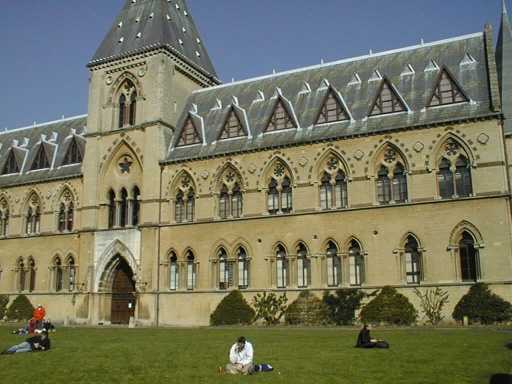
#> input picture MP3/library1.jpg, 512 x 384 px
$ jupyter execute part2.ipynb
#> lines starting #> are read from the running program, lines starting #| are printed output that depends on the picture; long printed decimals are rounded
[cell 1]
from PIL import Image
import numpy as np
import matplotlib.pyplot as plt
from sklearn import linear_model
from skimage.measure import ransac
from skimage.transform import FundamentalMatrixTransform
import random
##
## load images and match files for the first example
##

I1 = Image.open('library1.jpg');
#> I1 is the input picture: PIL image 512x384 RGB; mean R, G, B 116.2, 117.4, 94.6
I2 = Image.open('library2.jpg');
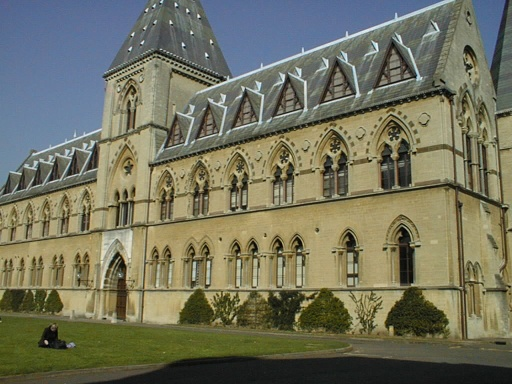
#> input picture MP3/library2.jpg, 512 x 384 px
#> I2 is the input picture: PIL image 512x384 RGB; mean R, G, B 114.3, 114.3, 93.7
matches = np.loadtxt('library_matches.txt');

# this is a N x 4 file where the first two numbers of each row
# are coordinates of corners in the first image and the last two
# are coordinates of corresponding corners in the second image:
# matches(i,1:2) is a point in the first image
# matches(i,3:4) is a corresponding point in the second image

N = len(matches)

##
## display two images side-by-side with matches
## this code is to help you visualize the matches, you don't need
## to use it to produce the results for the assignment
##

I3 = np.zeros((I1.size[1],I1.size[0]*2,3) )
I3[:,:I1.size[0],:] = I1;
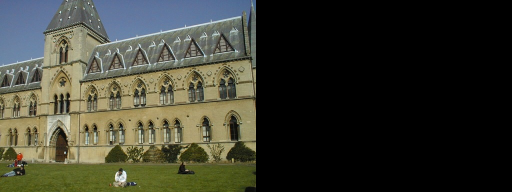
#> I3: shape (384, 1024, 3) float64 (shown at 1/2 size); mean R, G, B 58.1, 58.7, 47.3
I3[:,I1.size[0]:,:] = I2;
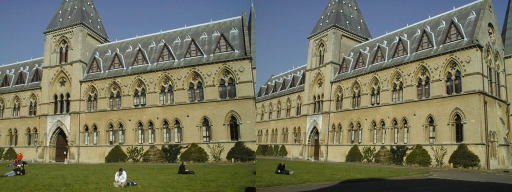
#> I3: shape (384, 1024, 3) float64 (shown at 1/2 size); mean R, G, B 115.3, 115.9, 94.2
fig, ax = plt.subplots()
ax.set_aspect('equal')
ax.imshow(np.array(I3).astype("uint8"))
# ax.plot(matches[:,0],matches[:,1],  '+r')
# ax.plot( matches[:,2]+I1.size[0],matches[:,3], '+r')
# ax.plot([matches[:,0], matches[:,2]+I1.size[0]],[matches[:,1], matches[:,3]], 'r')
plt.show()
##
## display second image with epipolar lines reprojected
## from the first image
##
def fit_fundamental(matches, l_size=None, r_size=None):
    def ransac_fundamental(indices, threshold, max_iterations=300000):
        '''
        @indices: a N x 2 x 2 matrix, where each line is x' and x. We want to \
        find the least square solution of lambda x' = Hx
        @threshold: the maximum distance of inliers
        '''
#> called with indices = array of shape (309, 4), threshold = 1, max_iterations = 300000
        def augment(data):
            aug_data = np.ones((len(data), 3), dtype=np.float64)
            aug_data[:,:2] = data
            return aug_data

        def is_inlier(model, x, x_p, threshold=threshold):
            L1 = (x @ model.T).reshape(-1, 3)
            l = np.sqrt(L1[:,0]**2 + L1[:,1]**2)
            L = np.divide(L1,np.kron(np.ones((3,1)),l).transpose())
            pt_line_dist = np.multiply(L, x_p).sum(axis = 1)

            return np.count_nonzero(pt_line_dist <= threshold)

        num_points = len(indices)
        max_num_inliers = 0
        min_samples = 8
        x, x_p = augment(indices[:,:2]), augment(indices[:,2:])

        # Construct A
        A = np.ones((len(matches), 9))
        for i in range(len(matches)):
            A[i] = np.kron(x_p[i], x[i]).reshape(-1)
        # print(A)

        # Adaptive RANSAC
        N = float('inf')
        sample_count = 0
        N= 1
        optim_model = None
        optim_inliers_idx = []
        while N > sample_count and sample_count < max_iterations:
            rand_index = random.sample(range(num_points), min_samples)

            # Solve for Ah = 0
            # Construct A_sample
            A_sample = np.zeros((min_samples, 9), dtype=np.float64)
            for i in range(min_samples):
                A_sample[i] = A[rand_index[i]]

            # Get the eigenvector lf A^TA corresponding to the smallest eigenvalue
            # This is equivalent to get the vector in V (SVD of A) corresponding to the smallest singular value
            model = np.linalg.svd(A_sample)[-1][-1,:].reshape((3, 3))

            # normalize the last element of the model to 1, it seems unnecessary?
            model /= model[-1][-1]
            # print(model)

            num_inliers = is_inlier(model, x, x_p, threshold)
            if num_inliers > max_num_inliers:
                max_num_inliers = num_inliers
                optim_model = model
                N = np.log(0.05) / np.log(1 - np.power(num_inliers / num_points, min_samples))

            sample_count += 1

        for i in range(num_points):
            if is_inlier(optim_model, x[i], x_p[i], threshold):
#                     print(i)
                    optim_inliers_idx.append(i)

        # Refit all inliers
        A_sample = np.zeros((len(optim_inliers_idx), 9), dtype=np.float64)
        for i in range(len(optim_inliers_idx)):
            A_sample[i] = A[optim_inliers_idx[i]]
        optim_model = np.linalg.svd(A_sample)[-1][-1,:].reshape((3, 3))
        u, s, vh = np.linalg.svd(optim_model)
        optim_model = u[:, :2] @ np.diag(s[:2]) @ vh[:2, :]
        print(len(optim_inliers_idx))
        return optim_model, np.array(optim_inliers_idx)

    # Normalization
    if l_size and r_size:
        l_size = np.array(l_size)
        r_size = np.array(r_size)
        hl_size, hr_size = l_size / 2, r_size / 2
        scale_l = np.sqrt((hl_size[0] * (hl_size[0] + 1) * (2 * hl_size[0] + 1) + \
                          hl_size[1] * (hl_size[1] + 1) * (2 * hl_size[1] + 1)) / \
                          (3 * 4 * hl_size[0] * hl_size[1]))
        scale_r = np.sqrt((hr_size[0] * (hr_size[0] + 1) * (2 * hr_size[0] + 1) + \
                          hr_size[1] * (hr_size[1] + 1) * (2 * hr_size[1] + 1)) / \
                          (3 * 4 * hr_size[0] * hr_size[1]))
        T_l = np.array([[1/scale_l, 0, 0],\
                        [0, 1/scale_l, 0],\
                        [0, 0, 1]]) @ \
              np.array([[1, 0, -hl_size[0]],\
                        [0, 1, -hl_size[1]],\
                        [0, 0, 1]])

        T_r = np.array([[1/scale_r, 0, 0],\
                        [0, 1/scale_r, 0],\
                        [0, 0, 1]]) @ \
              np.array([[1, 0, -hr_size[0]],\
                        [0, 1, -hr_size[1]],\
                        [0, 0, 1]])

        n_matches = np.empty_like(matches)
        n_matches[:,:2] = (T_l @ np.c_[matches[:, :2], np.ones((len(matches), 1))].T).T[:, :2]
        n_matches[:,2:] = (T_r @ np.c_[matches[:, 2:], np.ones((len(matches), 1))].T).T[:, :2]
        model, inliers = ransac_fundamental(n_matches, 1)
#         model, inliers = ransac((n_matches[:,:2], n_matches[:,2:]), FundamentalMatrixTransform, min_samples=8,
#                                   residual_threshold=1, max_trials=1000)
#         model = model.params

        return T_r.T @ model @ T_l
    # Without normalization
    else:
        model, inliers = ransac_fundamental(matches, 1)
        return model
# first, fit fundamental matrix to the matches
F = fit_fundamental(matches); # this is a function that you should write
M = np.c_[matches[:,0:2], np.ones((N,1))].transpose()
L1 = np.matmul(F, M).transpose() # transform points from
# the first image to get epipolar lines in the second image

# find points on epipolar lines L closest to matches(:,3:4)
l = np.sqrt(L1[:,0]**2 + L1[:,1]**2)
L = np.divide(L1,np.kron(np.ones((3,1)),l).transpose())# rescale the line
pt_line_dist = np.multiply(L, np.c_[matches[:,2:4], np.ones((N,1))]).sum(axis = 1)
closest_pt = matches[:,2:4] - np.multiply(L[:,0:2],np.kron(np.ones((2,1)), pt_line_dist).transpose())
print("Average residual :", np.mean(pt_line_dist))

# find endpoints of segment on epipolar line (for display purposes)
pt1 = closest_pt - np.c_[L[:,1], -L[:,0]]*10# offset from the closest point is 10 pixels
pt2 = closest_pt + np.c_[L[:,1], -L[:,0]]*10

# display points and segments of corresponding epipolar lines
fig, ax = plt.subplots()
ax.set_aspect('equal')
ax.imshow(np.array(I2).astype("uint8"))
ax.plot(matches[:,2],matches[:,3],  '+r')
ax.plot([matches[:,2], closest_pt[:,0]],[matches[:,3], closest_pt[:,1]], 'r')
ax.plot([pt1[:,0], pt2[:,0]],[pt1[:,1], pt2[:,1]], 'g')
plt.title("Without normalization ")
plt.show()
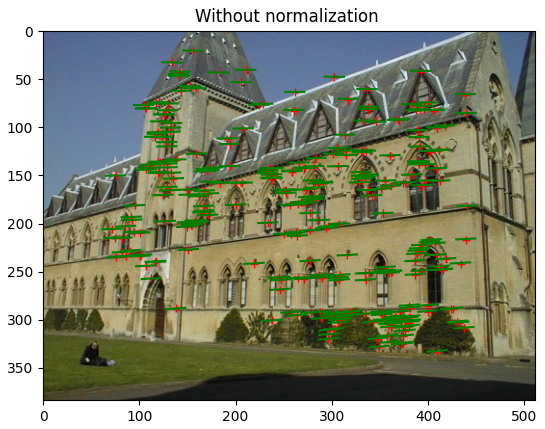
#> figure drawn by matplotlib, 1 panel


F = fit_fundamental(matches, l_size=I1.size, r_size=I2.size); # this is a function that you should write
M = np.c_[matches[:,0:2], np.ones((N,1))].transpose()
L1 = np.matmul(F, M).transpose() # transform points from
# the first image to get epipolar lines in the second image

# find points on epipolar lines L closest to matches(:,3:4)
l = np.sqrt(L1[:,0]**2 + L1[:,1]**2)
L = np.divide(L1,np.kron(np.ones((3,1)),l).transpose())# rescale the line
pt_line_dist = np.multiply(L, np.c_[matches[:,2:4], np.ones((N,1))]).sum(axis = 1)
closest_pt = matches[:,2:4] - np.multiply(L[:,0:2],np.kron(np.ones((2,1)), pt_line_dist).transpose())
print("Average residual :", np.mean(pt_line_dist))
#| Average residual : 0.05018

# find endpoints of segment on epipolar line (for display purposes)
pt1 = closest_pt - np.c_[L[:,1], -L[:,0]]*10# offset from the closest point is 10 pixels
pt2 = closest_pt + np.c_[L[:,1], -L[:,0]]*10

# display points and segments of corresponding epipolar lines
fig, ax = plt.subplots()
ax.set_aspect('equal')
ax.imshow(np.array(I2).astype("uint8"))
ax.plot(matches[:,2],matches[:,3],  '+r')
ax.plot([matches[:,2], closest_pt[:,0]],[matches[:,3], closest_pt[:,1]], 'r')
ax.plot([pt1[:,0], pt2[:,0]],[pt1[:,1], pt2[:,1]], 'g')
plt.title("With normalization ")
plt.show()
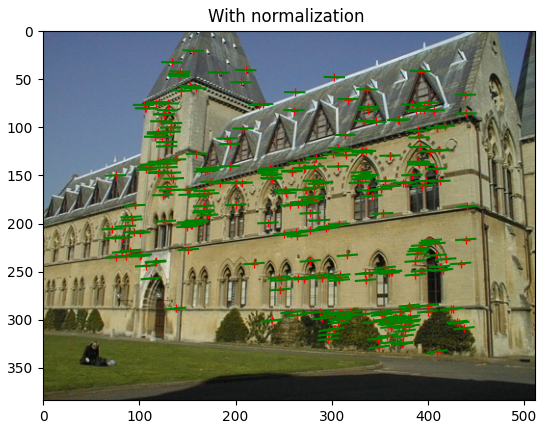
#> figure drawn by matplotlib, 1 panel

[cell 2]
I1 = Image.open('lab1.jpg');
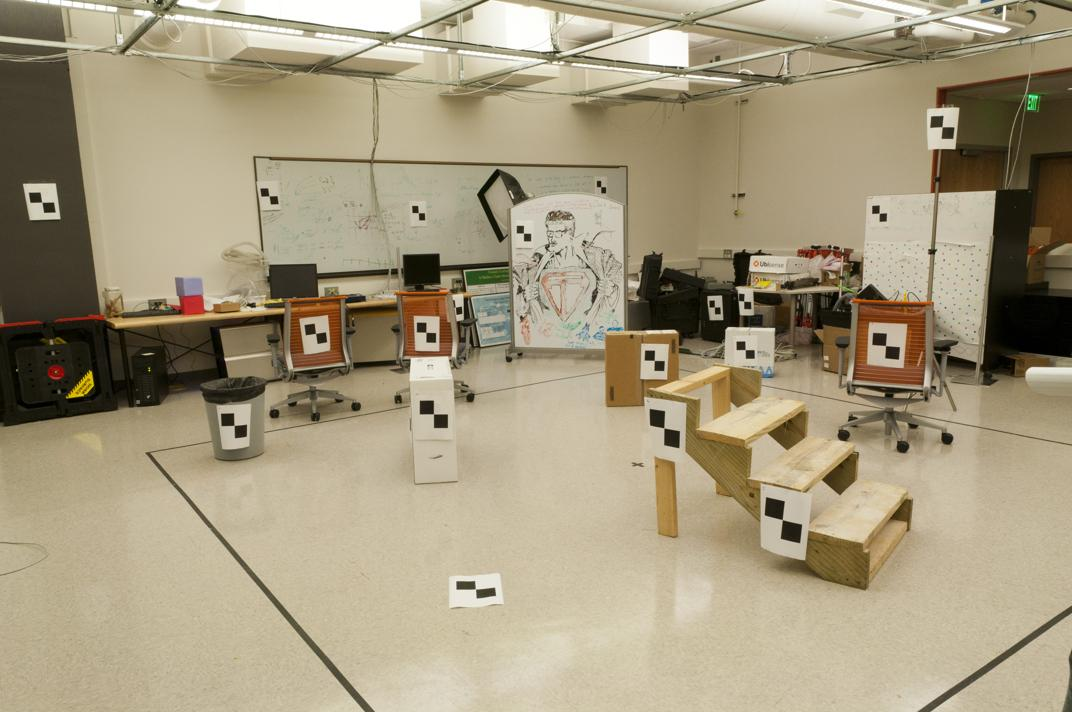
#> input picture MP3/lab1.jpg, 1072 x 712 px
#> I1 is the input picture: PIL image 1072x712 RGB; mean R, G, B 164.7, 153, 126.2
I2 = Image.open('lab2.jpg');
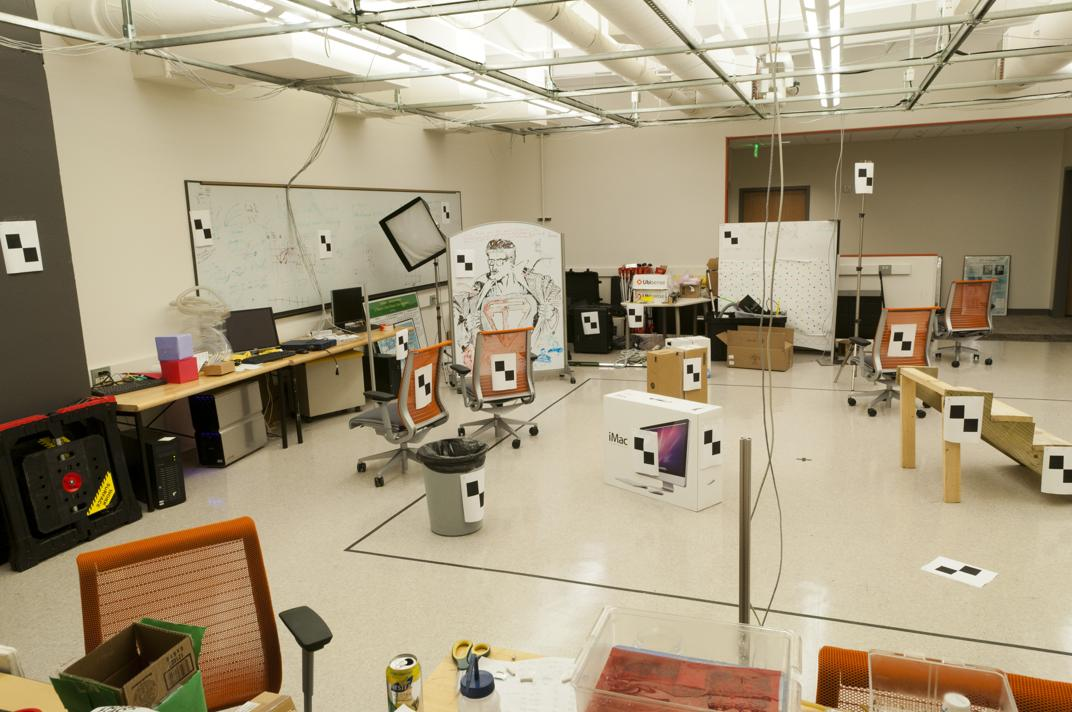
#> input picture MP3/lab2.jpg, 1072 x 712 px
#> I2 is the input picture: PIL image 1072x712 RGB; mean R, G, B 166.6, 152.9, 126
matches = np.loadtxt('lab_matches.txt');

# this is a N x 4 file where the first two numbers of each row
# are coordinates of corners in the first image and the last two
# are coordinates of corresponding corners in the second image:
# matches(i,1:2) is a point in the first image
# matches(i,3:4) is a corresponding point in the second image

N = len(matches)

##
## display two images side-by-side with matches
## this code is to help you visualize the matches, you don't need
## to use it to produce the results for the assignment
##

I3 = np.zeros((I1.size[1],I1.size[0]*2,3) )
I3[:,:I1.size[0],:] = I1;
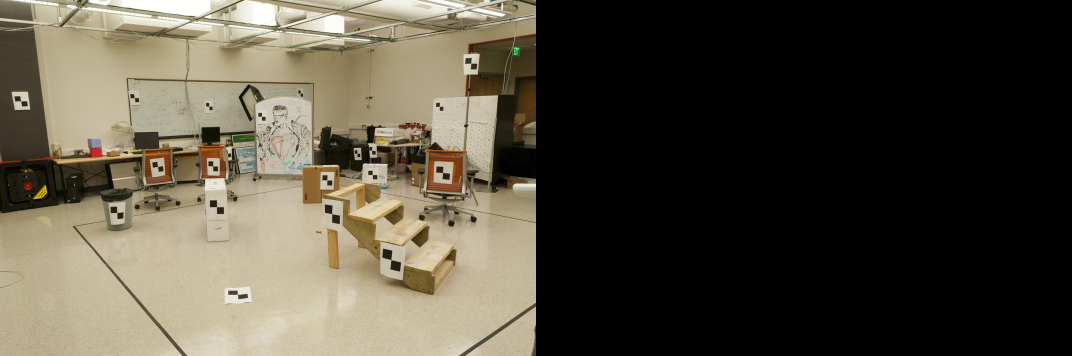
#> I3: shape (712, 2144, 3) float64 (shown at 1/2 size); mean R, G, B 82.4, 76.5, 63.1
I3[:,I1.size[0]:,:] = I2;
fig, ax = plt.subplots()
ax.set_aspect('equal')
ax.imshow(np.array(I3).astype("uint8"))
# ax.plot(matches[:,0],matches[:,1],  '+r')
# ax.plot( matches[:,2]+I1.size[0],matches[:,3], '+r')
# ax.plot([matches[:,0], matches[:,2]+I1.size[0]],[matches[:,1], matches[:,3]], 'r')
plt.show()
#> (the rest of the program and of its run is left out)
